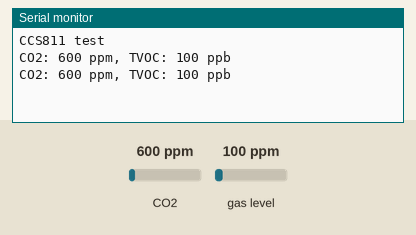
Recording of a sketch running on a simulated Arduino Uno, built with avr-gcc and run on an emulated ATmega328P. Shown: the last lines printed to the serial monitor. Inputs (shaded band) come from the test bench; at power-on: CO2 600 ppm, gas level 100 ppm.

Above: at 2.8 s.
2.9 s: CO2 set to 452 ppm
At 5.2 s:
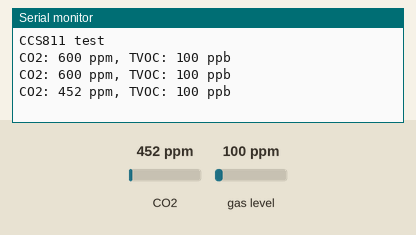
5.6 s: gas level set to 20 ppm
At 7.0 s:
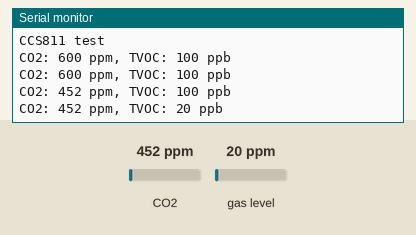
8.3 s: CO2 set to 1050 ppm
At 11.4 s:
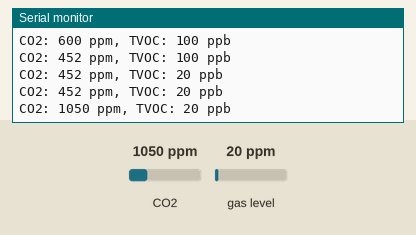
Timing chart, 0 to 12.9 s (numbered marks = the images above; inputs shaded):
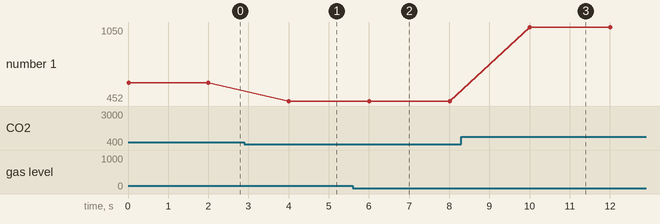

Measured:
- after the input at 2.9 s, the serial monitor: prints a new line after 1.1 s (image 1)
- after the input at 5.6 s, the serial monitor: prints a new line after 0.41 s (image 2)
- after the input at 8.3 s, the serial monitor: prints a new line after 1.7 s (image 3)
- plotted number 1: 600 → 452 after the input at 2.9 s, 452 → 1050 after the input at 8.3 s

The sketch:

sketch_may28a.ino
```cpp
#include "Adafruit_CCS811.h"

Adafruit_CCS811 ccs;

void setup() {
  Serial.begin(9600);
  Serial.println("CCS811 test");

  if (!ccs.begin()) {
    Serial.println("Errore inizializzazione CCS811!");
    while (1);
  }

  // Aspetta che il sensore sia pronto
  while (!ccs.available());
}

void loop() {
  if (ccs.available()) {
    if (!ccs.readData()) {
      Serial.print("CO2: ");
      Serial.print(ccs.geteCO2());
      Serial.print(" ppm, TVOC: ");
      Serial.print(ccs.getTVOC());
      Serial.println(" ppb");
    } else {
      Serial.println("Errore lettura CCS811");
    }
  }
  delay(2000);
}
```
